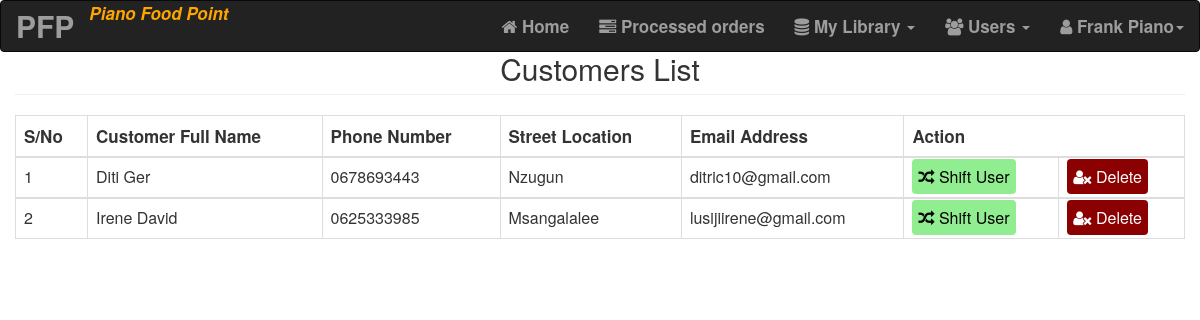
Before: /users.php (signed in) with the older database file.
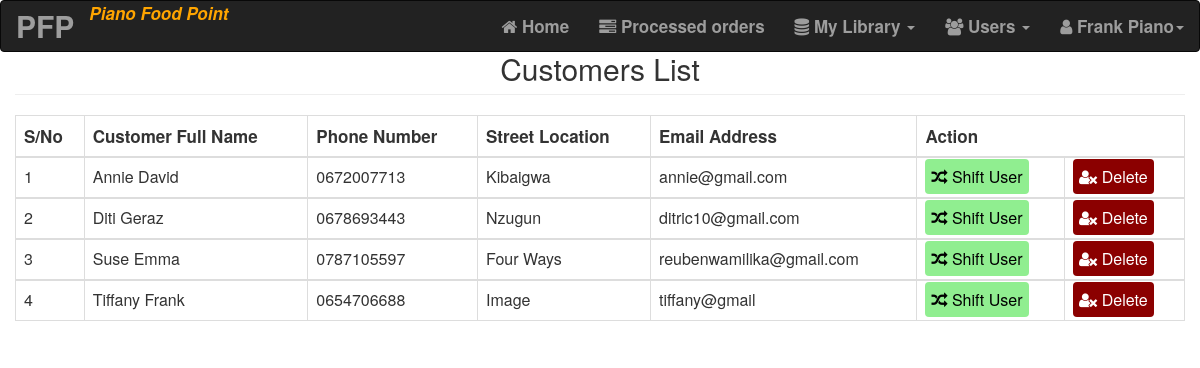
After: the same page with the newer database file.
### tables this page shows
CREATE TABLE `customer` (
  `id` int(11) NOT NULL,
  `first_name` varchar(50) NOT NULL,
  `last_name` varchar(50) NOT NULL,
  `phone` varchar(16) NOT NULL,
  `street` varchar(50) NOT NULL,
  `email` varchar(100) NOT NULL,
  `password` varchar(255) NOT NULL,
  `directory` int(11) NOT NULL DEFAULT 0
);

### users.php (the view, shortened to what this page needs)
<?php
include('server.php');
include('header_admin.php');
$select_users = mysqli_query($conn, "SELECT * FROM customer WHERE directory = 0 ORDER BY first_name ASC");
$count = 1;
?>
<!DOCTYPE html>
<html lang="en">
    <head>
        <link rel="stylesheet" href="bootstrap3.min.css">
        <link rel="stylesheet" href="https://maxcdn.bootstrapcdn.com/font-awesome/4.6.3/css/font-awesome.min.css">
    <body>
        <div class="container-fluid" style="position: absolute; width: 100%; margin-top: 1%;">
            <div class="text-center">
                <h2 class="text-center page-header">Customers List</h2>
            </div>
            <table class="table table-bordered table-responsive table-hover">
                <thead style="font-size: 1.7rem;">
                    <tr>
                        <th>S/No</th>
                        <th>Customer Full Name</th>
                        <th>Phone Number</th>
                        <th></i> Street Location</th>
                        <th>Email Address</th>
                        <th colspan="2">Action</th>
                    </tr>
                </thead>
                <?php
                if(empty(mysqli_num_rows($select_users))) {
                  echo "<i><p style='text-align:center; font-size: 1.7rem; position: absolute;
                  margin-top: 5%; width: 100%; font-weight: bold; color: green;'>Currently You have No Data Found</p></i>";
                } else
                while($row = mysqli_fetch_array($select_users)) { ?>
                <tbody>
                    <tr>
                        <td><?php echo $count++; ?></td>
                        <td><?php echo $row['first_name'].' '.$row['last_name']; ?></td>
                        <td><?php echo $row['phone']; ?></td>
                        <td><?php echo $row['street']; ?></td>
                        <td><?php echo $row['email']; ?></td>
                        <td>
                            <a style="background: lightgreen; padding: 6px; border-radius: 4px; color:black;"
                            href="update.php?update_user=<?php echo $row['id']; ?>"><i class="fa fa-random"></i> Shift User</a>
                        </td>
                        <td>
                            <a style="background: darkred; padding: 6px; border-radius: 4px; color: white;"
                            href="server.php?remove_user=<?php echo $row['id']; ?>"><i class="fa fa-user-times"></i> Delete</a>
                        </td>
                    </tr>
                </tbody>
                <?php
                }
                ?>
            </table>
        </div>
    </body>
</html>

Changed rows visible on the page:
removed customer: first_name "Irene", last_name "David", phone "0625333985", street "Msangalalee", email "lusijiirene@gmail.com"
added customer: first_name "Annie", last_name "David", phone "0672007713", street "Kibaigwa", email "annie@gmail.com"
changed customer "Diti": last_name "Ger" → "Geraz"
added customer: first_name "Suse", last_name "Emma", phone "0787105597", street "Four Ways", email "reubenwamilika@gmail.com"
added customer: first_name "Tiffany", last_name "Frank", phone "0654706688", street "Image", email "tiffany@gmail"
